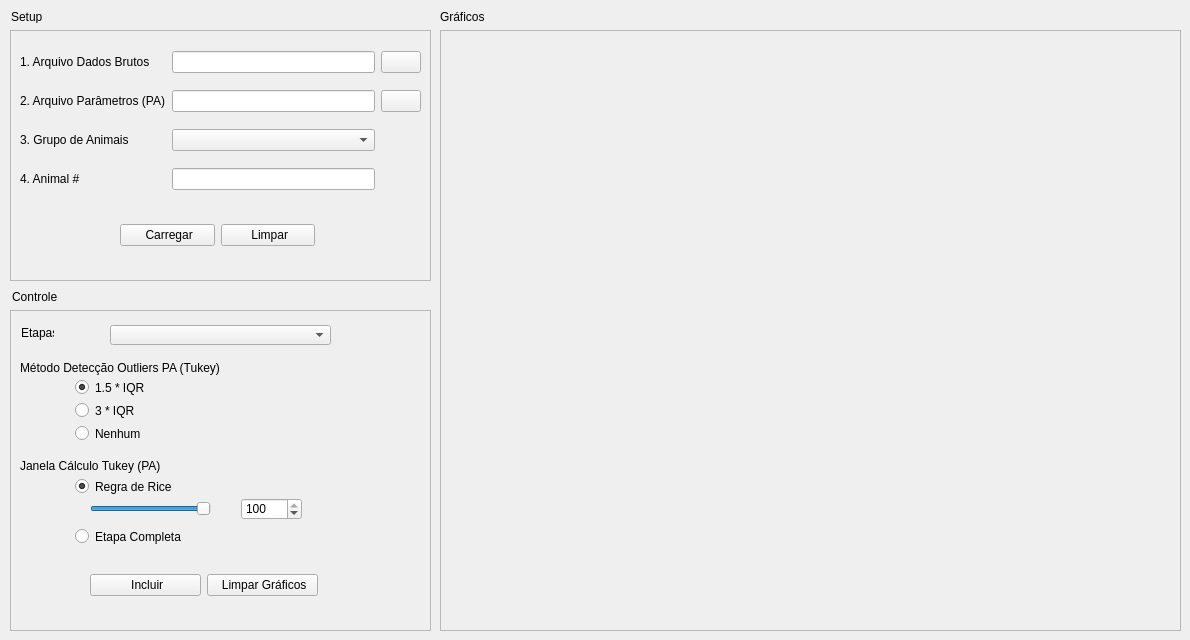
    <widget class="QWidget" name="tab_3">
     <attribute name="title">
      <string>Análise Comparativa PA</string>
     </attribute>
     <widget class="QLabel" name="label_6">
      <property name="geometry">
       <rect>
        <x>11</x>
        <y>10</y>
        <width>50</width>
        <height>13</height>
       </rect>
      </property>
      <property name="text">
       <string>Setup</string>
      </property>
     </widget>
     <widget class="QLabel" name="label_10">
      <property name="geometry">
       <rect>
        <x>12</x>
        <y>290</y>
        <width>47</width>
        <height>13</height>
       </rect>
      </property>
      <property name="text">
       <string>Controle</string>
      </property>
     </widget>
     <widget class="QFrame" name="frame_9">
      <property name="geometry">
       <rect>
        <x>440</x>
        <y>30</y>
        <width>741</width>
        <height>601</height>
       </rect>
      </property>
      <property name="frameShape">
       <enum>QFrame::StyledPanel</enum>
      </property>
      <property name="frameShadow">
       <enum>QFrame::Plain</enum>
      </property>
      <widget class="MplWidget3" name="MplWidget3" native="true">
       <property name="geometry">
        <rect>
         <x>10</x>
         <y>10</y>
         <width>721</width>
         <height>581</height>
        </rect>
       </property>
      </widget>
     </widget>
     <widget class="QLabel" name="label_46">
      <property name="geometry">
       <rect>
        <x>440</x>
        <y>10</y>
        <width>47</width>
        <height>13</height>
       </rect>
      </property>
      <property name="text">
       <string>Gráficos</string>
      </property>
     </widget>
     <widget class="QFrame" name="frame_7">
      <property name="geometry">
       <rect>
        <x>10</x>
        <y>30</y>
        <width>421</width>
        <height>251</height>
       </rect>
      </property>
      <property name="frameShape">
       <enum>QFrame::StyledPanel</enum>
      </property>
      <property name="frameShadow">
       <enum>QFrame::Plain</enum>
      </property>
      <property name="lineWidth">
       <number>25</number>
      </property>
      <property name="midLineWidth">
       <number>8</number>
      </property>
      <widget class="QWidget" name="layoutWidget_3">
       <property name="geometry">
        <rect>
         <x>110</x>
         <y>190</y>
         <width>195</width>
         <height>31</height>
        </rect>
       </property>
       <layout class="QGridLayout" name="gridLayout_5">
        <item row="0" column="0">
         <widget class="QPushButton" name="btCarregar_5">
          <property name="text">
           <string> Carregar</string>
          </property>
          <property name="icon">
           <iconset>
            <normaloff>resources/up_icon.png</normaloff>resources/up_icon.png</iconset>
          </property>
         </widget>
        </item>
        <item row="0" column="1">
         <widget class="QPushButton" name="btLimpar_5">
          <property name="text">
           <string> Limpar</string>
          </property>
          <property name="icon">
           <iconset>
            <normaloff>resources/lixeira.png</normaloff>resources/lixeira.png</iconset>
          </property>
         </widget>
        </item>
       </layout>
      </widget>
      <widget class="QWidget" name="layoutWidget_4">
       <property name="geometry">
        <rect>
         <x>10</x>
         <y>10</y>
         <width>401</width>
         <height>165</height>
        </rect>
       </property>
       <layout class="QGridLayout" name="gridLayout_11">
        <item row="1" column="0">
         <widget class="QLabel" name="label_25">
          <property name="font">
           <font>
            <weight>50</weight>
            <bold>false</bold>
           </font>
          </property>
          <property name="text">
           <string>2. Arquivo Parâmetros (PA)</string>
          </property>
         </widget>
        </item>
        <item row="1" column="3">
         <widget class="QPushButton" name="btParametros_4">
          <property name="text">
           <string/>
          </property>
          <property name="icon">
           <iconset>
            <normaloff>resources/img_folder.png</normaloff>resources/img_folder.png</iconset>
          </property>
         </widget>
        </item>
        <item row="0" column="0">
         <widget class="QLabel" name="label_36">
          <property name="text">
           <string>1. Arquivo Dados Brutos</string>
          </property>
         </widget>
        </item>
        <item row="2" column="1">
         <widget class="QComboBox" name="cbGrupoAnimais_5">
          <property name="currentText">
           <string/>
          </property>
         </widget>
        </item>
        <item row="3" column="1">
         <widget class="QLineEdit" name="txAnimal_5"/>
        </item>
        <item row="2" column="0">
         <widget class="QLabel" name="label_27">
          <property name="text">
           <string>3. Grupo de Animais</string>
          </property>
         </widget>
        </item>
        <item row="0" column="1">
         <widget class="QLineEdit" name="txArquivoBruto_5"/>
        </item>
        <item row="0" column="3">
         <widget class="QPushButton" name="btArquivoBruto_5">
          <property name="text">
           <string/>
          </property>
          <property name="icon">
           <iconset>
            <normaloff>resources/img_folder.png</normaloff>resources/img_folder.png</iconset>
          </property>
         </widget>
        </item>
        <item row="3" column="0">
         <widget class="QLabel" name="label_37">
          <property name="text">
           <string>4. Animal #</string>
          </property>
         </widget>
        </item>
        <item row="1" column="1">
         <widget class="QLineEdit" name="txParametros_4"/>
        </item>
       </layout>
      </widget>
     </widget>
     <widget class="QFrame" name="frame_8">
      <property name="geometry">
       <rect>
        <x>10</x>
        <y>310</y>
        <width>421</width>
        <height>321</height>
       </rect>
      </property>
      <property name="frameShape">
       <enum>QFrame::StyledPanel</enum>
      </property>
      <property name="frameShadow">
       <enum>QFrame::Plain</enum>
      </property>
      <widget class="QRadioButton" name="rb15IQR_4">
       <property name="geometry">
        <rect>
         <x>65</x>
         <y>69</y>
         <width>91</width>
         <height>17</height>
        </rect>
       </property>
       <property name="text">
        <string>1.5 * IQR</string>
       </property>
       <property name="checked">
        <bool>true</bool>
       </property>
       <attribute name="buttonGroup">
        <string notr="true">buttonGroup_3</string>
       </attribute>
      </widget>
      <widget class="QRadioButton" name="rb3IQR_4">
       <property name="geometry">
        <rect>
         <x>65</x>
         <y>92</y>
         <width>81</width>
         <height>17</height>
        </rect>
       </property>
       <property name="text">
        <string>3 * IQR</string>
       </property>
       <attribute name="buttonGroup">
        <string notr="true">buttonGroup_3</string>
       </attribute>
      </widget>
      <widget class="QComboBox" name="cbEtapas_5">
       <property name="geometry">
        <rect>
         <x>100</x>
         <y>15</y>
         <width>221</width>
         <height>20</height>
        </rect>
       </property>
      </widget>
      <widget class="QLabel" name="label_43">
       <property name="geometry">
        <rect>
         <x>11</x>
         <y>15</y>
         <width>33</width>
         <height>16</height>
        </rect>
       </property>
       <property name="text">
        <string>Etapas</string>
       </property>
      </widget>
      <widget class="QLabel" name="label_44">
       <property name="geometry">
        <rect>
         <x>10</x>
         <y>50</y>
         <width>221</width>
         <height>16</height>
        </rect>
       </property>
       <property name="font">
        <font>
         <weight>50</weight>
         <bold>false</bold>
        </font>
       </property>
       <property name="text">
        <string>Método Detecção Outliers PA (Tukey)</string>
       </property>
      </widget>
      <widget class="QLabel" name="label_45">
       <property name="geometry">
        <rect>
         <x>10</x>
         <y>148</y>
         <width>151</width>
         <height>16</height>
        </rect>
       </property>
       <property name="font">
        <font>
         <weight>50</weight>
         <bold>false</bold>
        </font>
       </property>
       <property name="text">
        <string>Janela Cálculo Tukey (PA)</string>
       </property>
      </widget>
      <widget class="QRadioButton" name="rbNenhum_4">
       <property name="geometry">
        <rect>
         <x>65</x>
         <y>115</y>
         <width>81</width>
         <height>17</height>
        </rect>
       </property>
       <property name="text">
        <string>Nenhum</string>
       </property>
       <attribute name="buttonGroup">
        <string notr="true">buttonGroup_3</string>
       </attribute>
      </widget>
      <widget class="QRadioButton" name="rbRice_4">
       <property name="geometry">
        <rect>
         <x>65</x>
         <y>168</y>
         <width>111</width>
         <height>17</height>
        </rect>
       </property>
       <property name="text">
        <string>Regra de Rice</string>
       </property>
       <property name="checked">
        <bool>true</bool>
       </property>
       <attribute name="buttonGroup">
        <string notr="true">buttonGroup_4</string>
       </attribute>
      </widget>
      <widget class="QRadioButton" name="rbEtapa_4">
       <property name="geometry">
        <rect>
         <x>65</x>
         <y>218</y>
         <width>121</width>
         <height>17</height>
        </rect>
       </property>
       <property name="text">
        <string>Etapa Completa</string>
       </property>
       <attribute name="buttonGroup">
        <string notr="true">buttonGroup_4</string>
       </attribute>
      </widget>
      <widget class="QSlider" name="horizontalSlider_2">
       <property name="geometry">
        <rect>
         <x>80</x>
         <y>188</y>
         <width>121</width>
         <height>22</height>
        </rect>
       </property>
       <property name="minimum">
        <number>10</number>
       </property>
       <property name="maximum">
        <number>100</number>
       </property>
       <property name="value">
        <number>100</number>
       </property>
       <property name="orientation">
        <enum>Qt::Horizontal</enum>
       </property>
      </widget>
      <widget class="QSpinBox" name="spinBox_2">
       <property name="geometry">
        <rect>
         <x>231</x>
         <y>188</y>
         <width>61</width>
         <height>22</height>
        </rect>
       </property>
       <property name="minimum">
        <number>10</number>
       </property>
       <property name="maximum">
        <number>100</number>
       </property>
       <property name="value">
        <number>100</number>
       </property>
      </widget>
      <widget class="QWidget" name="">
       <property name="geometry">
        <rect>
         <x>80</x>
         <y>260</y>
         <width>228</width>
         <height>31</height>
        </rect>
       </property>
       <layout class="QGridLayout" name="gridLayout_8">
        <item row="0" column="0">
         <widget class="QPushButton" name="btAtualizar_5">
          <property name="text">
           <string> Incluir</string>
          </property>
          <property name="icon">
           <iconset>
            <normaloff>resources/plus.png</normaloff>resources/plus.png</iconset>
          </property>
         </widget>
        </item>
        <item row="0" column="1">
         <widget class="QPushButton" name="btLimpar_7">
          <property name="text">
           <string> Limpar Gráficos</string>
          </property>
          <property name="icon">
           <iconset>
            <normaloff>resources/lixeira.png</normaloff>resources/lixeira.png</iconset>
          </property>
         </widget>
        </item>
       </layout>
      </widget>
     </widget>
    </widget>
